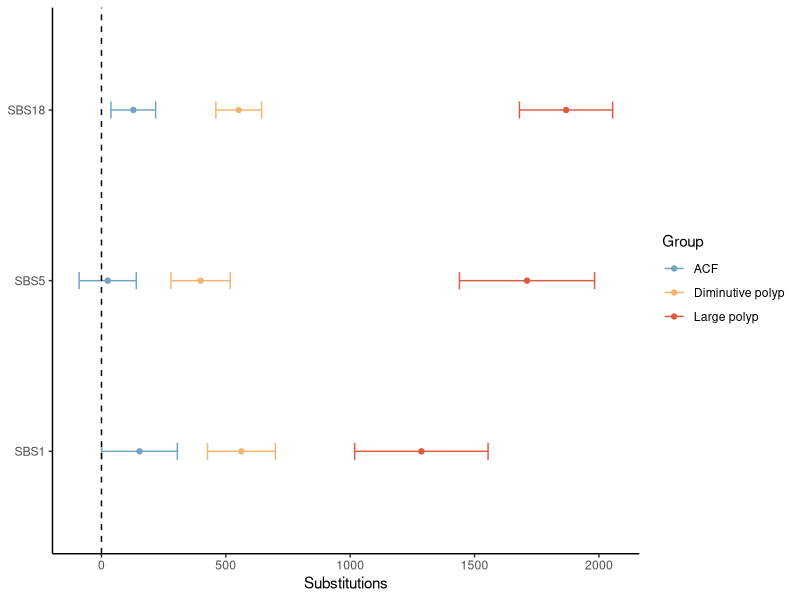
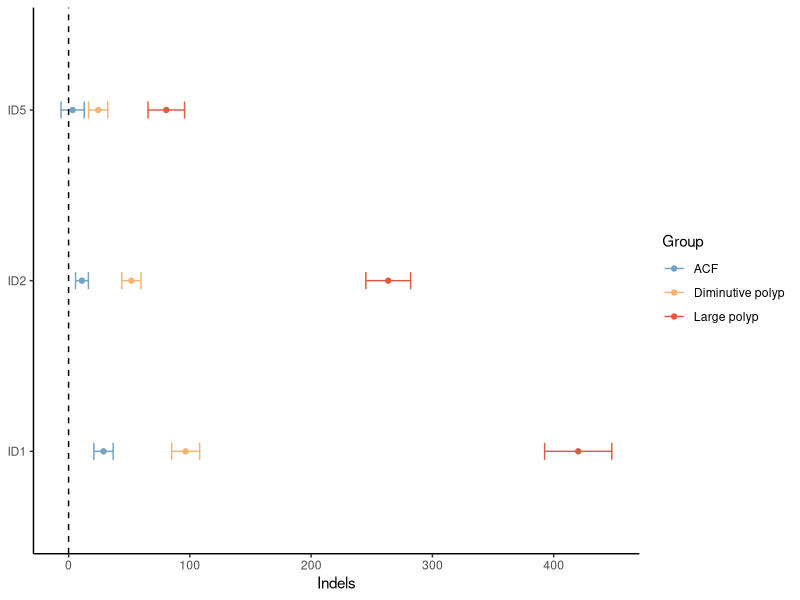
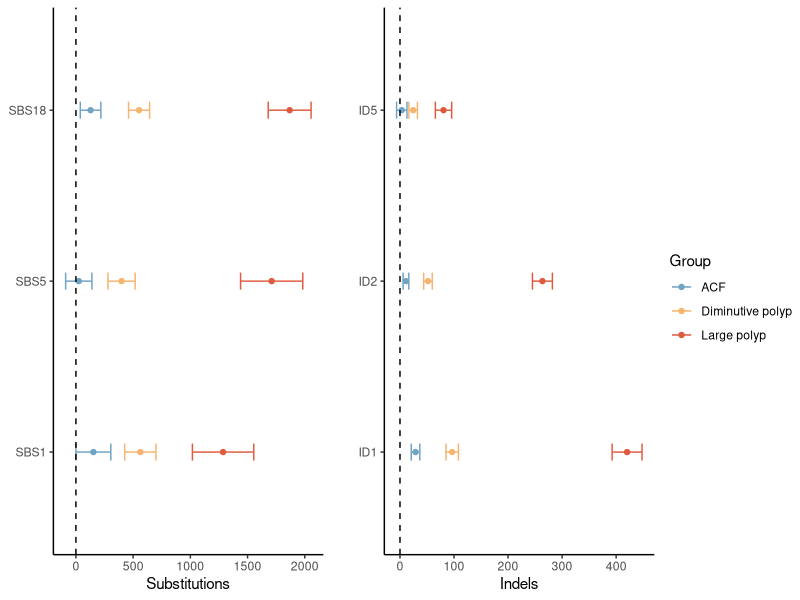

These figures' R source, in order:
## ---- chunk 1
knitr::opts_chunk$set(tidy=TRUE,warning = FALSE, message = FALSE)
## ---- chunk 2
library(ggplot2)
library(RColorBrewer)
library(nlme)
library(ggpubr)
## ---- chunk 3
database = read.csv('../data/fap_database_withexposure.csv',header=T)
database$type[database$type=='polyp']='diminutive polyp'
database$type = as.factor(database$type)
database$type = relevel(database$type , ref = "normal")
#add number of APC mutations
database$num_APC = 3-(is.na(database$germlinehit)+is.na(database$somatic1)+is.na(database$somatic2))
database$num_APC = as.numeric(database$num_APC)

database=database[database$coverage>=10,]
database$germlinehit= 'APC'

database_exclude_bystander = database[(database$num_APC>=2 | database$type =='normal'),]
database_exclude_bystander$group_id[database_exclude_bystander$group_id=='normal'] = database_exclude_bystander$sample[database_exclude_bystander$group_id=='normal']
ctrl_database = read.csv('../data/ctrl_database_withexposure.csv',header=T)

ctrl_database$num_APC=0
ctrl_database=ctrl_database[ctrl_database$coverage>=10,]

full_dataset = rbind(database_exclude_bystander,ctrl_database)
full_dataset$germlinehit[is.na(full_dataset$germlinehit)]= 'WT'
full_dataset$germlinehit= as.factor(full_dataset$germlinehit)
full_dataset$germlinehit = relevel(full_dataset$germlinehit , ref = "WT")
## ---- chunk 4

dot_cols = c("#DF5B3F", "#F5B46F", "#70A3C4", "black")
names(dot_cols) = c('Large polyp', 'Diminutive polyp', 'ACF', 'Age effect' )


df_sbs_disease = data.frame(matrix(nrow=12,ncol=5))
colnames(df_sbs_disease) = c('rate','type','group','lower_95_CI','upper_95_CI')
# ---------SBS18--------
df = full_dataset[full_dataset$type %in%  c('normal'),]
lmm_sbs18 <- lme(SBS18~ age, random = ~1|patient/block, data = df, method = "ML")
df_sbs_disease[1,] = c(intervals(lmm_sbs18, which = "fixed")[["fixed"]]['age','est.'],'SBS18','Age effect',intervals(lmm_sbs18, which = "fixed")[["fixed"]]['age','lower'],
            intervals(lmm_sbs18, which = "fixed")[["fixed"]]['age','upper'])

df = full_dataset[full_dataset$type %in%  c('normal','acf'),]
lmm_sbs18 <- lme(SBS18~ age+type, random = ~1|patient/block/group_id, data = df, method = "ML")
df_sbs_disease[2,] = c(intervals(lmm_sbs18, which = "fixed")[["fixed"]]['typeacf','est.'],'SBS18','ACF',intervals(lmm_sbs18, which = "fixed")[["fixed"]]['typeacf','lower'],
            intervals(lmm_sbs18, which = "fixed")[["fixed"]]['typeacf','upper'])

df = full_dataset[full_dataset$type %in%  c('normal','diminutive polyp','acf'),]
lmm_sbs18 <- lme(SBS18~ type+age, random = ~1|patient/block/group_id, data = df, method = "ML")
df_sbs_disease[3,] = c(intervals(lmm_sbs18, which = "fixed")[["fixed"]]['typediminutive polyp','est.'],'SBS18','Diminutive polyp',intervals(lmm_sbs18, which = "fixed")[["fixed"]]['typediminutive polyp','lower'],
            intervals(lmm_sbs18, which = "fixed")[["fixed"]]['typediminutive polyp','upper'])

df = full_dataset[full_dataset$type %in%  c('normal','diminutive polyp','acf','large polyp'),]
lmm_sbs18 <- lme(SBS18~ type+age, random = ~1|patient/block/group_id, data = df, method = "ML")
df_sbs_disease[4,] = c(intervals(lmm_sbs18, which = "fixed")[["fixed"]]['typelarge polyp','est.'],'SBS18','Large polyp',intervals(lmm_sbs18, which = "fixed")[["fixed"]]['typelarge polyp','lower'],
            intervals(lmm_sbs18, which = "fixed")[["fixed"]]['typelarge polyp','upper'])

# --------SBS1--------
df = full_dataset[full_dataset$type %in%  c('normal'),]
lmm_sbs1 <- lme(SBS1~ age, random = ~1|patient/block, data = df, method = "ML")
df_sbs_disease[5,] = c(intervals(lmm_sbs1, which = "fixed")[["fixed"]]['age','est.'],'SBS1','Age effect',intervals(lmm_sbs1, which = "fixed")[["fixed"]]['age','lower'],
            intervals(lmm_sbs1, which = "fixed")[["fixed"]]['age','upper'])

df = full_dataset[full_dataset$type %in%  c('normal','acf'),]
lmm_sbs1 <- lme(SBS1~ age+type, random = ~1|patient/block/group_id, data = df, method = "ML")
df_sbs_disease[6,] = c(intervals(lmm_sbs1, which = "fixed")[["fixed"]]['typeacf','est.'],'SBS1','ACF',intervals(lmm_sbs1, which = "fixed")[["fixed"]]['typeacf','lower'],
            intervals(lmm_sbs1, which = "fixed")[["fixed"]]['typeacf','upper'])

df = full_dataset[full_dataset$type %in%  c('normal','diminutive polyp','acf'),]
lmm_sbs1 <- lme(SBS1~ type+age, random = ~1|patient/block/group_id, data = df, method = "ML")
df_sbs_disease[7,] = c(intervals(lmm_sbs1, which = "fixed")[["fixed"]]['typediminutive polyp','est.'],'SBS1','Diminutive polyp',intervals(lmm_sbs1, which = "fixed")[["fixed"]]['typediminutive polyp','lower'],
            intervals(lmm_sbs1, which = "fixed")[["fixed"]]['typediminutive polyp','upper'])

df = full_dataset[full_dataset$type %in%  c('normal','diminutive polyp','acf','large polyp'),]
lmm_sbs1 <- lme(SBS1~ type+age, random = ~1|patient/block/group_id, data = df, method = "ML")
df_sbs_disease[8,] = c(intervals(lmm_sbs1, which = "fixed")[["fixed"]]['typelarge polyp','est.'],'SBS1','Large polyp',intervals(lmm_sbs1, which = "fixed")[["fixed"]]['typelarge polyp','lower'],
            intervals(lmm_sbs1, which = "fixed")[["fixed"]]['typelarge polyp','upper'])

# ---------SBS5--------
df = full_dataset[full_dataset$type %in%  c('normal'),]
lmm_sbs5 <- lme(SBS5~ age, random = ~1|patient/block, data = df, method = "ML")
df_sbs_disease[9,] = c(intervals(lmm_sbs5, which = "fixed")[["fixed"]]['age','est.'],'SBS5','Age effect',intervals(lmm_sbs5, which = "fixed")[["fixed"]]['age','lower'],
            intervals(lmm_sbs5, which = "fixed")[["fixed"]]['age','upper'])

df = full_dataset[full_dataset$type %in%  c('normal','acf'),]
lmm_sbs5 <- lme(SBS5~ age+type, random = ~1|patient/block/group_id, data = df, method = "ML")
df_sbs_disease[10,] = c(intervals(lmm_sbs5, which = "fixed")[["fixed"]]['typeacf','est.'],'SBS5','ACF',intervals(lmm_sbs5, which = "fixed")[["fixed"]]['typeacf','lower'],
            intervals(lmm_sbs5, which = "fixed")[["fixed"]]['typeacf','upper'])

df = full_dataset[full_dataset$type %in%  c('normal','diminutive polyp','acf'),]
lmm_sbs5 <- lme(SBS5~ type+age, random = ~1|patient/block/group_id, data = df, method = "ML")
df_sbs_disease[11,] = c(intervals(lmm_sbs5, which = "fixed")[["fixed"]]['typediminutive polyp','est.'],'SBS5','Diminutive polyp',intervals(lmm_sbs5, which = "fixed")[["fixed"]]['typediminutive polyp','lower'],
            intervals(lmm_sbs5, which = "fixed")[["fixed"]]['typediminutive polyp','upper'])

df = full_dataset[full_dataset$type %in%  c('normal','diminutive polyp','acf','large polyp'),]
lmm_sbs5 <- lme(SBS5~ type+age, random = ~1|patient/block/group_id, data = df, method = "ML")
df_sbs_disease[12,] = c(intervals(lmm_sbs5, which = "fixed")[["fixed"]]['typelarge polyp','est.'],'SBS5','Large polyp',intervals(lmm_sbs5, which = "fixed")[["fixed"]]['typelarge polyp','lower'],
            intervals(lmm_sbs5, which = "fixed")[["fixed"]]['typelarge polyp','upper'])


df_sbs_disease$rate = round(as.numeric(df_sbs_disease$rate), digit=2)
df_sbs_disease$lower_95_CI = round(as.numeric(df_sbs_disease$lower_95_CI), digit=2)
df_sbs_disease$upper_95_CI= round(as.numeric(df_sbs_disease$upper_95_CI), digit=2)
df_sbs_disease$type = factor(df_sbs_disease$type,levels = c('Total SBS','SBS1','SBS5','SBS18'))

df_sbs_disease = df_sbs_disease[df_sbs_disease$type %in% c('SBS1','SBS5','SBS18'),]
p_sbs_disease = ggplot(df_sbs_disease[df_sbs_disease$group!="Age effect",], aes(x=rate, y=type, group=group,color=group))+geom_point()+geom_errorbar(aes(xmin=lower_95_CI, xmax=upper_95_CI),width=.1)+
  scale_color_manual(values = dot_cols,name = "Group")+
  theme_bw()+theme(panel.grid=element_blank(),panel.border=element_blank(),axis.line=element_line(colour="black"))+
  geom_vline(xintercept=0, linetype="dashed", color = "black")+
  labs(x='Substitutions',y=NULL) #+ scale_x_log10()
p_sbs_disease
## ---- chunk 5
dot_cols = c("#DF5B3F", "#F5B46F", "#70A3C4", "black")
names(dot_cols) = c('Large polyp', 'Diminutive polyp', 'ACF', 'Age effect' )


df_id_disease = data.frame(matrix(nrow=12,ncol=5))
colnames(df_id_disease) = c('rate','type','group','lower_95_CI','upper_95_CI')

# --------ID1--------
df = full_dataset[full_dataset$type %in%  c('normal'),]
lmm_id1 <- lme(ID1~ age, random = ~1|patient/block, data = df, method = "ML")
df_id_disease[1,] = c(intervals(lmm_id1, which = "fixed")[["fixed"]]['age','est.'],'ID1','Age effect',intervals(lmm_id1, which = "fixed")[["fixed"]]['age','lower'],
            intervals(lmm_id1, which = "fixed")[["fixed"]]['age','upper'])

df = full_dataset[full_dataset$type %in%  c('normal','acf'),]
lmm_id1 <- lme(ID1~ age+type, random = ~1|patient/block/group_id, data = df, method = "ML")
df_id_disease[2,] = c(intervals(lmm_id1, which = "fixed")[["fixed"]]['typeacf','est.'],'ID1','ACF',intervals(lmm_id1, which = "fixed")[["fixed"]]['typeacf','lower'],
            intervals(lmm_id1, which = "fixed")[["fixed"]]['typeacf','upper'])

df = full_dataset[full_dataset$type %in%  c('normal','diminutive polyp','acf'),]
lmm_id1 <- lme(ID1~ type+age, random = ~1|patient/block/group_id, data = df, method = "ML")
df_id_disease[3,] = c(intervals(lmm_id1, which = "fixed")[["fixed"]]['typediminutive polyp','est.'],'ID1','Diminutive polyp',intervals(lmm_id1, which = "fixed")[["fixed"]]['typediminutive polyp','lower'],
            intervals(lmm_id1, which = "fixed")[["fixed"]]['typediminutive polyp','upper'])

df = full_dataset[full_dataset$type %in%  c('normal','diminutive polyp','acf','large polyp'),]
lmm_id1 <- lme(ID1~ type+age, random = ~1|patient/block/group_id, data = df, method = "ML")
df_id_disease[4,] = c(intervals(lmm_id1, which = "fixed")[["fixed"]]['typelarge polyp','est.'],'ID1','Large polyp',intervals(lmm_id1, which = "fixed")[["fixed"]]['typelarge polyp','lower'],
            intervals(lmm_id1, which = "fixed")[["fixed"]]['typelarge polyp','upper'])

# ---------ID2--------
df = full_dataset[full_dataset$type %in%  c('normal'),]
lmm_id2 <- lme(ID2~ age, random = ~1|patient/block, data = df, method = "ML")
df_id_disease[5,] = c(intervals(lmm_id2, which = "fixed")[["fixed"]]['age','est.'],'ID2','Age effect',intervals(lmm_id2, which = "fixed")[["fixed"]]['age','lower'],
            intervals(lmm_id2, which = "fixed")[["fixed"]]['age','upper'])

df = full_dataset[full_dataset$type %in%  c('normal','acf'),]
lmm_id2 <- lme(ID2~ age+type, random = ~1|patient/block/group_id, data = df, method = "ML")
df_id_disease[6,] = c(intervals(lmm_id2, which = "fixed")[["fixed"]]['typeacf','est.'],'ID2','ACF',intervals(lmm_id2, which = "fixed")[["fixed"]]['typeacf','lower'],
            intervals(lmm_id2, which = "fixed")[["fixed"]]['typeacf','upper'])

df = full_dataset[full_dataset$type %in%  c('normal','diminutive polyp','acf'),]
lmm_id2 <- lme(ID2~ type+age, random = ~1|patient/block/group_id, data = df, method = "ML")
df_id_disease[7,] = c(intervals(lmm_id2, which = "fixed")[["fixed"]]['typediminutive polyp','est.'],'ID2','Diminutive polyp',intervals(lmm_id2, which = "fixed")[["fixed"]]['typediminutive polyp','lower'],
            intervals(lmm_id2, which = "fixed")[["fixed"]]['typediminutive polyp','upper'])

df = full_dataset[full_dataset$type %in%  c('normal','diminutive polyp','acf','large polyp'),]
lmm_id2 <- lme(ID2~ type+age, random = ~1|patient/block/group_id, data = df, method = "ML")
df_id_disease[8,] = c(intervals(lmm_id2, which = "fixed")[["fixed"]]['typelarge polyp','est.'],'ID2','Large polyp',intervals(lmm_id2, which = "fixed")[["fixed"]]['typelarge polyp','lower'],
            intervals(lmm_id2, which = "fixed")[["fixed"]]['typelarge polyp','upper'])

# ---------ID5--------
df = full_dataset[full_dataset$type %in%  c('normal'),]
lmm_id5 <- lme(ID5~ age, random = ~1|patient/block, data = df, method = "ML")
df_id_disease[9,] = c(intervals(lmm_id5, which = "fixed")[["fixed"]]['age','est.'],'ID5','Age effect',intervals(lmm_id5, which = "fixed")[["fixed"]]['age','lower'],
            intervals(lmm_id5, which = "fixed")[["fixed"]]['age','upper'])

df = full_dataset[full_dataset$type %in%  c('normal','acf'),]
lmm_id5 <- lme(ID5~ age+type, random = ~1|patient/block/group_id, data = df, method = "ML")
df_id_disease[10,] = c(intervals(lmm_id5, which = "fixed")[["fixed"]]['typeacf','est.'],'ID5','ACF',intervals(lmm_id5, which = "fixed")[["fixed"]]['typeacf','lower'],
            intervals(lmm_id5, which = "fixed")[["fixed"]]['typeacf','upper'])

df = full_dataset[full_dataset$type %in%  c('normal','diminutive polyp','acf'),]
lmm_id5 <- lme(ID5~ type+age, random = ~1|patient/block/group_id, data = df, method = "ML")
df_id_disease[11,] = c(intervals(lmm_id5, which = "fixed")[["fixed"]]['typediminutive polyp','est.'],'ID5','Diminutive polyp',intervals(lmm_id5, which = "fixed")[["fixed"]]['typediminutive polyp','lower'],
            intervals(lmm_id5, which = "fixed")[["fixed"]]['typediminutive polyp','upper'])

df = full_dataset[full_dataset$type %in%  c('normal','diminutive polyp','acf','large polyp'),]
lmm_id5 <- lme(ID5~ type+age, random = ~1|patient/block/group_id, data = df, method = "ML")
df_id_disease[12,] = c(intervals(lmm_id5, which = "fixed")[["fixed"]]['typelarge polyp','est.'],'ID5','Large polyp',intervals(lmm_id5, which = "fixed")[["fixed"]]['typelarge polyp','lower'],
            intervals(lmm_id5, which = "fixed")[["fixed"]]['typelarge polyp','upper'])

df_id_disease$rate = round(as.numeric(df_id_disease$rate), digit=2)
df_id_disease$lower_95_CI = round(as.numeric(df_id_disease$lower_95_CI), digit=2)
df_id_disease$upper_95_CI= round(as.numeric(df_id_disease$upper_95_CI), digit=2)
df_id_disease$type = factor(df_id_disease$type,levels = c('Total Indels','ID1','ID2','ID5'))

df_id_disease = df_id_disease[df_id_disease$type %in% c('ID1','ID2','ID5'),]
p_id_disease = ggplot(df_id_disease[df_id_disease$group!="Age effect",], aes(x=rate, y=type, group=group,color=group))+geom_point()+geom_errorbar(aes(xmin=lower_95_CI, xmax=upper_95_CI),width=.1)+scale_color_manual(values = dot_cols, name = "Group")+
        theme_bw()+theme(panel.grid=element_blank(),panel.border=element_blank(),axis.line=element_line(colour="black"))+
        geom_vline(xintercept=0, linetype="dashed", color = "black")+
        labs(x='Indels',y=NULL) #+ scale_x_continuous(trans='log10')
p_id_disease
## ---- chunk 6
dot_plot = ggarrange(p_sbs_disease, p_id_disease,
          ncol = 2, nrow=1, common.legend = TRUE, legend = "right",  align = "v") 
# pdf(paste0("../../figure/Fig3/disease_effect.pdf"),width = 7, height = 3)
# dot_plot
# dev.off()
dot_plot
